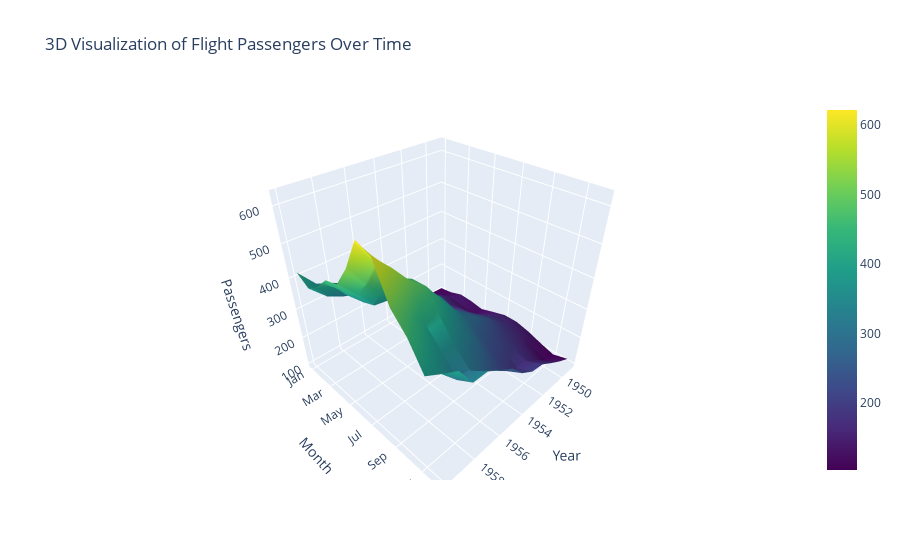

The code cell stored with this chart in its notebook:
### Markdown cell above
### 3D Visualization of the Flights Data

In this example, we create an interactive 3D surface plot to visualize the number of airline passengers over time using the `flights` dataset from Seaborn. This plot helps us understand the trends and patterns in passenger numbers across different months and years.

#### Explanation of the Code:

- **Loading the Dataset**:
  - `flights = sns.load_dataset("flights")`: We load the `flights` dataset using Seaborn. This dataset contains information about the number of passengers flying each month from 1949 to 1960.

- **Pivoting the Data**:
  - `flights_pivot = flights.pivot(index="month", columns="year", values="passengers")`: 
    - **`index="month"`**: Specifies that the rows of the pivot table should be the months.
    - **`columns="year"`**: Specifies that the columns of the pivot table should be the years.
    - **`values="passengers"`**: The values inside the table will be the number of passengers.
    - The `pivot()` function reshapes the dataset into a format suitable for creating a 3D plot, with the months as the rows, years as the columns, and the number of passengers as the values.

- **Extracting the Axis Data**:
  - `x_data = flights_pivot.columns`: The years are extracted for the x-axis.
  - `y_data = flights_pivot.index`: The months are extracted for the y-axis.
  - `z_data = flights_pivot.values`: The number of passengers is extracted for the z-axis (the height of the surface plot).

- **Creating the 3D Surface Plot**:
  - `fig = go.Figure(data=[go.Surface(z=z_data, x=x_data, y=y_data)])`: 
    - We use Plotly's `go.Figure()` and `go.Surface()` functions to create a 3D surface plot.
    - The `z` axis represents the number of passengers, `x` axis represents the years, and `y` axis represents the months.

- **Customizing the Layout**:
  - `fig.update_layout(title='3D Visualization of Flight Passengers Over Time', scene=dict(xaxis_title='Year', yaxis_title='Month', zaxis_title='Passengers'))`: 
    - This command adds a title to the plot and labels the axes for clarity.
    - The `scene` parameter is used to specify the titles for the x, y, and z axes.

- **Displaying the Plot**:
  - `fig.show()`: Finally, the `fig.show()` function renders the interactive 3D plot. Users can rotate, zoom, and interact with the plot to explore the data from different perspectives.

### Why Use a 3D Surface Plot?

3D surface plots are particularly useful for:
- **Visualizing Complex Relationships**: They allow you to explore how two variables (in this case, month and year) together affect a third variable (number of passengers).
- **Identifying Patterns**: The plot makes it easy to spot trends and patterns over time, such as seasonal variations in passenger numbers.
- **Interactive Exploration**: With Plotly, users can interact with the plot, making it easier to understand the data by viewing it from different angles.

This example demonstrates how to use Plotly and Seaborn together to create a compelling and interactive 3D visualization that provides valuable insights into time series data.

### Code cell
import plotly.graph_objects as go
import seaborn as sns

# Load the flights dataset
flights = sns.load_dataset("flights")

# Pivot the data to get a 3D structure
flights_pivot = flights.pivot(index="month", columns="year", values="passengers")

# Extract the axis data
x_data = flights_pivot.columns  # Years
y_data = flights_pivot.index     # Months
z_data = flights_pivot.values    # Passengers

# Create a 3D surface plot with a custom color scale
fig = go.Figure(data=[go.Surface(z=z_data, x=x_data, y=y_data, colorscale='Viridis')])

# Adding title and labels
fig.update_layout(title='3D Visualization of Flight Passengers Over Time',
                    scene=dict(
                        xaxis_title='Year',
                        yaxis_title='Month',
                        zaxis_title='Passengers'))

# Display the figure
fig.show()

### Figure 1 — Plotly figure (JSON) as saved in the notebook; plotly's stock layout.template omitted (floating-point values rounded to 4 significant figures; data arrays with more than 128 entries replaced by an {"elided": "..."} marker saying what was removed)
{"data": [{"colorscale": [[0, "#440154"], [0.1111, "#482878"], [0.2222, "#3e4989"], [0.3333, "#31688e"], [0.4444, "#26828e"], [0.5556, "#1f9e89"], [0.6667, "#35b779"], [0.7778, "#6ece58"], [0.8889, "#b5de2b"], [1, "#fde725"]], "type": "surface", "x": [1949, 1950, 1951, 1952, 1953, 1954, 1955, 1956, 1957, 1958, 1959, 1960], "y": ["Jan", "Feb", "Mar", "Apr", "May", "Jun", "Jul", "Aug", "Sep", "Oct", "Nov", "Dec"], "z": {"elided": "12x12 int values"}}], "layout": {"scene": {"xaxis": {"title": {"text": "Year"}}, "yaxis": {"title": {"text": "Month"}}, "zaxis": {"title": {"text": "Passengers"}}}, "title": {"text": "3D Visualization of Flight Passengers Over Time"}}}
